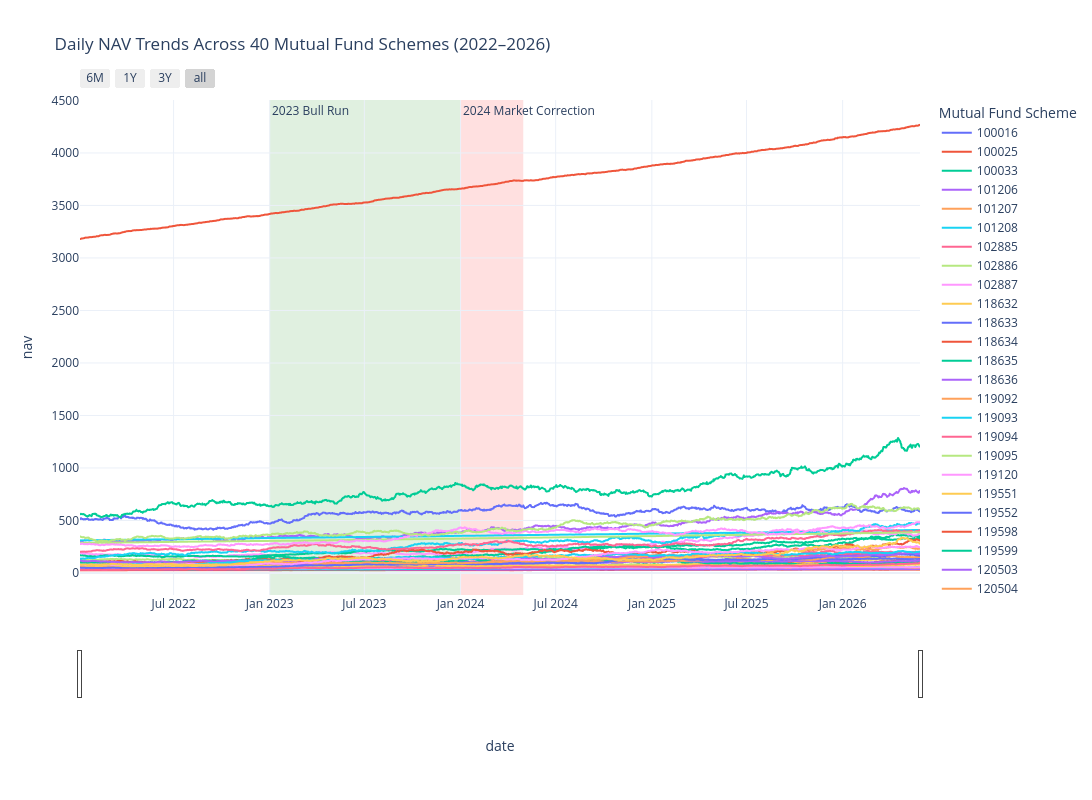

The cell this chart's notebook holds for it:
### Markdown cell above
#### NAV Trend Analysis

### Code cell
import pandas as pd
import plotly.express as px

# Loading the cleaned NAV history
nav = pd.read_csv("D:/bluestock_mf_capstone/data/processed/02_nav_history_cleaned.csv")

# Converting the date column
nav["date"] = pd.to_datetime(nav["date"])

# Filtering for 2022–2026
nav = nav[
    (nav["date"] >= "2022-01-01") &
    (nav["date"] <= "2026-12-31")
]

# Plotting NAV trends for all schemes
fig = px.line(
    nav,
    x="date",
    y="nav",
    color="amfi_code",
    title="Daily NAV Trends Across 40 Mutual Fund Schemes (2022–2026)",
    labels={
        "NAV": "Net Asset Value",
        "Date": "Date",
        "Scheme_Name": "Scheme"
    }
)

# Highlighting the 2023 Bull Run

fig.add_vrect(
    x0="2023-01-01",
    x1="2023-12-31",
    fillcolor="green",
    opacity=0.12,
    layer="below",
    line_width=0,
    annotation_text="2023 Bull Run",
    annotation_position="top left"
)


# Highlighting the  2024 Correction

fig.add_vrect(
    x0="2024-01-01",
    x1="2024-04-30",
    fillcolor="red",
    opacity=0.12,
    layer="below",
    line_width=0,
    annotation_text="2024 Market Correction",
    annotation_position="top left"
)

# Improving the Layouts
fig.update_layout(
    height=800,
    width=1400,
    hovermode="x unified",
    legend_title="Mutual Fund Scheme",
    template="plotly_white"
)

# Adding a Range Slider
fig.update_xaxes(
    rangeslider_visible=True,
    rangeselector=dict(
        buttons=[
            dict(count=6, label="6M", step="month", stepmode="backward"),
            dict(count=1, label="1Y", step="year", stepmode="backward"),
            dict(count=3, label="3Y", step="year", stepmode="backward"),
            dict(step="all")
        ]
    )
)

fig.show()

### Figure 1 — Plotly figure (JSON) as saved in the notebook; plotly's stock layout.template omitted (floating-point values rounded to 4 significant figures; data arrays with more than 128 entries replaced by an {"elided": "..."} marker saying what was removed)
{"data": [{"hovertemplate": "amfi_code=100016<br>date=%{x}<br>nav=%{y}<extra></extra>", "legendgroup": "100016", "line": {"color": "#636efa", "dash": "solid"}, "marker": {"symbol": "circle"}, "mode": "lines", "name": "100016", "showlegend": true, "type": "scattergl", "x": {"elided": "1150 str values"}, "xaxis": "x", "y": {"elided": "1150 float values"}, "yaxis": "y"}, {"hovertemplate": "amfi_code=100025<br>date=%{x}<br>nav=%{y}<extra></extra>", "legendgroup": "100025", "line": {"color": "#EF553B", "dash": "solid"}, "marker": {"symbol": "circle"}, "mode": "lines", "name": "100025", "showlegend": true, "type": "scattergl", "x": {"elided": "1150 str values"}, "xaxis": "x", "y": {"elided": "1150 float values"}, "yaxis": "y"}, {"hovertemplate": "amfi_code=100033<br>date=%{x}<br>nav=%{y}<extra></extra>", "legendgroup": "100033", "line": {"color": "#00cc96", "dash": "solid"}, "marker": {"symbol": "circle"}, "mode": "lines", "name": "100033", "showlegend": true, "type": "scattergl", "x": {"elided": "1150 str values"}, "xaxis": "x", "y": {"elided": "1150 float values"}, "yaxis": "y"}, {"hovertemplate": "amfi_code=101206<br>date=%{x}<br>nav=%{y}<extra></extra>", "legendgroup": "101206", "line": {"color": "#ab63fa", "dash": "solid"}, "marker": {"symbol": "circle"}, "mode": "lines", "name": "101206", "showlegend": true, "type": "scattergl", "x": {"elided": "1150 str values"}, "xaxis": "x", "y": {"elided": "1150 float values"}, "yaxis": "y"}, {"hovertemplate": "amfi_code=101207<br>date=%{x}<br>nav=%{y}<extra></extra>", "legendgroup": "101207", "line": {"color": "#FFA15A", "dash": "solid"}, "marker": {"symbol": "circle"}, "mode": "lines", "name": "101207", "showlegend": true, "type": "scattergl", "x": {"elided": "1150 str values"}, "xaxis": "x", "y": {"elided": "1150 float values"}, "yaxis": "y"}, {"hovertemplate": "amfi_code=101208<br>date=%{x}<br>nav=%{y}<extra></extra>", "legendgroup": "101208", "line": {"color": "#19d3f3", "dash": "solid"}, "marker": {"symbol": "circle"}, "mode": "lines", "name": "101208", "showlegend": true, "type": "scattergl", "x": {"elided": "1150 str values"}, "xaxis": "x", "y": {"elided": "1150 float values"}, "yaxis": "y"}, {"hovertemplate": "amfi_code=102885<br>date=%{x}<br>nav=%{y}<extra></extra>", "legendgroup": "102885", "line": {"color": "#FF6692", "dash": "solid"}, "marker": {"symbol": "circle"}, "mode": "lines", "name": "102885", "showlegend": true, "type": "scattergl", "x": {"elided": "1150 str values"}, "xaxis": "x", "y": {"elided": "1150 float values"}, "yaxis": "y"}, {"hovertemplate": "amfi_code=102886<br>date=%{x}<br>nav=%{y}<extra></extra>", "legendgroup": "102886", "line": {"color": "#B6E880", "dash": "solid"}, "marker": {"symbol": "circle"}, "mode": "lines", "name": "102886", "showlegend": true, "type": "scattergl", "x": {"elided": "1150 str values"}, "xaxis": "x", "y": {"elided": "1150 float values"}, "yaxis": "y"}, {"hovertemplate": "amfi_code=102887<br>date=%{x}<br>nav=%{y}<extra></extra>", "legendgroup": "102887", "line": {"color": "#FF97FF", "dash": "solid"}, "marker": {"symbol": "circle"}, "mode": "lines", "name": "102887", "showlegend": true, "type": "scattergl", "x": {"elided": "1150 str values"}, "xaxis": "x", "y": {"elided": "1150 float values"}, "yaxis": "y"}, {"hovertemplate": "amfi_code=118632<br>date=%{x}<br>nav=%{y}<extra></extra>", "legendgroup": "118632", "line": {"color": "#FECB52", "dash": "solid"}, "marker": {"symbol": "circle"}, "mode": "lines", "name": "118632", "showlegend": true, "type": "scattergl", "x": {"elided": "1150 str values"}, "xaxis": "x", "y": {"elided": "1150 float values"}, "yaxis": "y"}, {"hovertemplate": "amfi_code=118633<br>date=%{x}<br>nav=%{y}<extra></extra>", "legendgroup": "118633", "line": {"color": "#636efa", "dash": "solid"}, "marker": {"symbol": "circle"}, "mode": "lines", "name": "118633", "showlegend": true, "type": "scattergl", "x": {"elided": "1150 str values"}, "xaxis": "x", "y": {"elided": "1150 float values"}, "yaxis": "y"}, {"hovertemplate": "amfi_code=118634<br>date=%{x}<br>nav=%{y}<extra></extra>", "legendgroup": "118634", "line": {"color": "#EF553B", "dash": "solid"}, "marker": {"symbol": "circle"}, "mode": "lines", "name": "118634", "showlegend": true, "type": "scattergl", "x": {"elided": "1150 str values"}, "xaxis": "x", "y": {"elided": "1150 float values"}, "yaxis": "y"}, {"hovertemplate": "amfi_code=118635<br>date=%{x}<br>nav=%{y}<extra></extra>", "legendgroup": "118635", "line": {"color": "#00cc96", "dash": "solid"}, "marker": {"symbol": "circle"}, "mode": "lines", "name": "118635", "showlegend": true, "type": "scattergl", "x": {"elided": "1150 str values"}, "xaxis": "x", "y": {"elided": "1150 float values"}, "yaxis": "y"}, {"hovertemplate": "amfi_code=118636<br>date=%{x}<br>nav=%{y}<extra></extra>", "legendgroup": "118636", "line": {"color": "#ab63fa", "dash": "solid"}, "marker": {"symbol": "circle"}, "mode": "lines", "name": "118636", "showlegend": true, "type": "scattergl", "x": {"elided": "1150 str values"}, "xaxis": "x", "y": {"elided": "1150 float values"}, "yaxis": "y"}, {"hovertemplate": "amfi_code=119092<br>date=%{x}<br>nav=%{y}<extra></extra>", "legendgroup": "119092", "line": {"color": "#FFA15A", "dash": "solid"}, "marker": {"symbol": "circle"}, "mode": "lines", "name": "119092", "showlegend": true, "type": "scattergl", "x": {"elided": "1150 str values"}, "xaxis": "x", "y": {"elided": "1150 float values"}, "yaxis": "y"}, {"hovertemplate": "amfi_code=119093<br>date=%{x}<br>nav=%{y}<extra></extra>", "legendgroup": "119093", "line": {"color": "#19d3f3", "dash": "solid"}, "marker": {"symbol": "circle"}, "mode": "lines", "name": "119093", "showlegend": true, "type": "scattergl", "x": {"elided": "1150 str values"}, "xaxis": "x", "y": {"elided": "1150 float values"}, "yaxis": "y"}, {"hovertemplate": "amfi_code=119094<br>date=%{x}<br>nav=%{y}<extra></extra>", "legendgroup": "119094", "line": {"color": "#FF6692", "dash": "solid"}, "marker": {"symbol": "circle"}, "mode": "lines", "name": "119094", "showlegend": true, "type": "scattergl", "x": {"elided": "1150 str values"}, "xaxis": "x", "y": {"elided": "1150 float values"}, "yaxis": "y"}, {"hovertemplate": "amfi_code=119095<br>date=%{x}<br>nav=%{y}<extra></extra>", "legendgroup": "119095", "line": {"color": "#B6E880", "dash": "solid"}, "marker": {"symbol": "circle"}, "mode": "lines", "name": "119095", "showlegend": true, "type": "scattergl", "x": {"elided": "1150 str values"}, "xaxis": "x", "y": {"elided": "1150 float values"}, "yaxis": "y"}, {"hovertemplate": "amfi_code=119120<br>date=%{x}<br>nav=%{y}<extra></extra>", "legendgroup": "119120", "line": {"color": "#FF97FF", "dash": "solid"}, "marker": {"symbol": "circle"}, "mode": "lines", "name": "119120", "showlegend": true, "type": "scattergl", "x": {"elided": "1150 str values"}, "xaxis": "x", "y": {"elided": "1150 float values"}, "yaxis": "y"}, {"hovertemplate": "amfi_code=119551<br>date=%{x}<br>nav=%{y}<extra></extra>", "legendgroup": "119551", "line": {"color": "#FECB52", "dash": "solid"}, "marker": {"symbol": "circle"}, "mode": "lines", "name": "119551", "showlegend": true, "type": "scattergl", "x": {"elided": "1150 str values"}, "xaxis": "x", "y": {"elided": "1150 float values"}, "yaxis": "y"}, {"hovertemplate": "amfi_code=119552<br>date=%{x}<br>nav=%{y}<extra></extra>", "legendgroup": "119552", "line": {"color": "#636efa", "dash": "solid"}, "marker": {"symbol": "circle"}, "mode": "lines", "name": "119552", "showlegend": true, "type": "scattergl", "x": {"elided": "1150 str values"}, "xaxis": "x", "y": {"elided": "1150 float values"}, "yaxis": "y"}, {"hovertemplate": "amfi_code=119598<br>date=%{x}<br>nav=%{y}<extra></extra>", "legendgroup": "119598", "line": {"color": "#EF553B", "dash": "solid"}, "marker": {"symbol": "circle"}, "mode": "lines", "name": "119598", "showlegend": true, "type": "scattergl", "x": {"elided": "1150 str values"}, "xaxis": "x", "y": {"elided": "1150 float values"}, "yaxis": "y"}, {"hovertemplate": "amfi_code=119599<br>date=%{x}<br>nav=%{y}<extra></extra>", "legendgroup": "119599", "line": {"color": "#00cc96", "dash": "solid"}, "marker": {"symbol": "circle"}, "mode": "lines", "name": "119599", "showlegend": true, "type": "scattergl", "x": {"elided": "1150 str values"}, "xaxis": "x", "y": {"elided": "1150 float values"}, "yaxis": "y"}, {"hovertemplate": "amfi_code=120503<br>date=%{x}<br>nav=%{y}<extra></extra>", "legendgroup": "120503", "line": {"color": "#ab63fa", "dash": "solid"}, "marker": {"symbol": "circle"}, "mode": "lines", "name": "120503", "showlegend": true, "type": "scattergl", "x": {"elided": "1150 str values"}, "xaxis": "x", "y": {"elided": "1150 float values"}, "yaxis": "y"}, {"hovertemplate": "amfi_code=120504<br>date=%{x}<br>nav=%{y}<extra></extra>", "legendgroup": "120504", "line": {"color": "#FFA15A", "dash": "solid"}, "marker": {"symbol": "circle"}, "mode": "lines", "name": "120504", "showlegend": true, "type": "scattergl", "x": {"elided": "1150 str values"}, "xaxis": "x", "y": {"elided": "1150 float values"}, "yaxis": "y"}, {"hovertemplate": "amfi_code=120505<br>date=%{x}<br>nav=%{y}<extra></extra>", "legendgroup": "120505", "line": {"color": "#19d3f3", "dash": "solid"}, "marker": {"symbol": "circle"}, "mode": "lines", "name": "120505", "showlegend": true, "type": "scattergl", "x": {"elided": "1150 str values"}, "xaxis": "x", "y": {"elided": "1150 float values"}, "yaxis": "y"}, {"hovertemplate": "amfi_code=120506<br>date=%{x}<br>nav=%{y}<extra></extra>", "legendgroup": "120506", "line": {"color": "#FF6692", "dash": "solid"}, "marker": {"symbol": "circle"}, "mode": "lines", "name": "120506", "showlegend": true, "type": "scattergl", "x": {"elided": "1150 str values"}, "xaxis": "x", "y": {"elided": "1150 float values"}, "yaxis": "y"}, {"hovertemplate": "amfi_code=120507<br>date=%{x}<br>nav=%{y}<extra></extra>", "legendgroup": "120507", "line": {"color": "#B6E880", "dash": "solid"}, "marker": {"symbol": "circle"}, "mode": "lines", "name": "120507", "showlegend": true, "type": "scattergl", "x": {"elided": "1150 str values"}, "xaxis": "x", "y": {"elided": "1150 float values"}, "yaxis": "y"}, {"hovertemplate": "amfi_code=120841<br>date=%{x}<br>nav=%{y}<extra></extra>", "legendgroup": "120841", "line": {"color": "#FF97FF", "dash": "solid"}, "marker": {"symbol": "circle"}, "mode": "lines", "name": "120841", "showlegend": true, "type": "scattergl", "x": {"elided": "1150 str values"}, "xaxis": "x", "y": {"elided": "1150 float values"}, "yaxis": "y"}, {"hovertemplate": "amfi_code=120842<br>date=%{x}<br>nav=%{y}<extra></extra>", "legendgroup": "120842", "line": {"color": "#FECB52", "dash": "solid"}, "marker": {"symbol": "circle"}, "mode": "lines", "name": "120842", "showlegend": true, "type": "scattergl", "x": {"elided": "1150 str values"}, "xaxis": "x", "y": {"elided": "1150 float values"}, "yaxis": "y"}, {"hovertemplate": "amfi_code=120843<br>date=%{x}<br>nav=%{y}<extra></extra>", "legendgroup": "120843", "line": {"color": "#636efa", "dash": "solid"}, "marker": {"symbol": "circle"}, "mode": "lines", "name": "120843", "showlegend": true, "type": "scattergl", "x": {"elided": "1150 str values"}, "xaxis": "x", "y": {"elided": "1150 float values"}, "yaxis": "y"}, {"hovertemplate": "amfi_code=120844<br>date=%{x}<br>nav=%{y}<extra></extra>", "legendgroup": "120844", "line": {"color": "#EF553B", "dash": "solid"}, "marker": {"symbol": "circle"}, "mode": "lines", "name": "120844", "showlegend": true, "type": "scattergl", "x": {"elided": "1150 str values"}, "xaxis": "x", "y": {"elided": "1150 float values"}, "yaxis": "y"}, {"hovertemplate": "amfi_code=125497<br>date=%{x}<br>nav=%{y}<extra></extra>", "legendgroup": "125497", "line": {"color": "#00cc96", "dash": "solid"}, "marker": {"symbol": "circle"}, "mode": "lines", "name": "125497", "showlegend": true, "type": "scattergl", "x": {"elided": "1150 str values"}, "xaxis": "x", "y": {"elided": "1150 float values"}, "yaxis": "y"}, {"hovertemplate": "amfi_code=125498<br>date=%{x}<br>nav=%{y}<extra></extra>", "legendgroup": "125498", "line": {"color": "#ab63fa", "dash": "solid"}, "marker": {"symbol": "circle"}, "mode": "lines", "name": "125498", "showlegend": true, "type": "scattergl", "x": {"elided": "1150 str values"}, "xaxis": "x", "y": {"elided": "1150 float values"}, "yaxis": "y"}, {"hovertemplate": "amfi_code=148567<br>date=%{x}<br>nav=%{y}<extra></extra>", "legendgroup": "148567", "line": {"color": "#FFA15A", "dash": "solid"}, "marker": {"symbol": "circle"}, "mode": "lines", "name": "148567", "showlegend": true, "type": "scattergl", "x": {"elided": "1150 str values"}, "xaxis": "x", "y": {"elided": "1150 float values"}, "yaxis": "y"}, {"hovertemplate": "amfi_code=148568<br>date=%{x}<br>nav=%{y}<extra></extra>", "legendgroup": "148568", "line": {"color": "#19d3f3", "dash": "solid"}, "marker": {"symbol": "circle"}, "mode": "lines", "name": "148568", "showlegend": true, "type": "scattergl", "x": {"elided": "1150 str values"}, "xaxis": "x", "y": {"elided": "1150 float values"}, "yaxis": "y"}, {"hovertemplate": "amfi_code=148569<br>date=%{x}<br>nav=%{y}<extra></extra>", "legendgroup": "148569", "line": {"color": "#FF6692", "dash": "solid"}, "marker": {"symbol": "circle"}, "mode": "lines", "name": "148569", "showlegend": true, "type": "scattergl", "x": {"elided": "1150 str values"}, "xaxis": "x", "y": {"elided": "1150 float values"}, "yaxis": "y"}, {"hovertemplate": "amfi_code=149322<br>date=%{x}<br>nav=%{y}<extra></extra>", "legendgroup": "149322", "line": {"color": "#B6E880", "dash": "solid"}, "marker": {"symbol": "circle"}, "mode": "lines", "name": "149322", "showlegend": true, "type": "scattergl", "x": {"elided": "1150 str values"}, "xaxis": "x", "y": {"elided": "1150 float values"}, "yaxis": "y"}, {"hovertemplate": "amfi_code=149323<br>date=%{x}<br>nav=%{y}<extra></extra>", "legendgroup": "149323", "line": {"color": "#FF97FF", "dash": "solid"}, "marker": {"symbol": "circle"}, "mode": "lines", "name": "149323", "showlegend": true, "type": "scattergl", "x": {"elided": "1150 str values"}, "xaxis": "x", "y": {"elided": "1150 float values"}, "yaxis": "y"}, {"hovertemplate": "amfi_code=149324<br>date=%{x}<br>nav=%{y}<extra></extra>", "legendgroup": "149324", "line": {"color": "#FECB52", "dash": "solid"}, "marker": {"symbol": "circle"}, "mode": "lines", "name": "149324", "showlegend": true, "type": "scattergl", "x": {"elided": "1150 str values"}, "xaxis": "x", "y": {"elided": "1150 float values"}, "yaxis": "y"}], "layout": {"annotations": [{"showarrow": false, "text": "2023 Bull Run", "x": "2023-01-01", "xanchor": "left", "xref": "x", "y": 1, "yanchor": "top", "yref": "y domain"}, {"showarrow": false, "text": "2024 Market Correction", "x": "2024-01-01", "xanchor": "left", "xref": "x", "y": 1, "yanchor": "top", "yref": "y domain"}], "height": 800, "hovermode": "x unified", "legend": {"title": {"text": "Mutual Fund Scheme"}, "tracegroupgap": 0}, "shapes": [{"fillcolor": "green", "layer": "below", "line": {"width": 0}, "opacity": 0.12, "type": "rect", "x0": "2023-01-01", "x1": "2023-12-31", "xref": "x", "y0": 0, "y1": 1, "yref": "y domain"}, {"fillcolor": "red", "layer": "below", "line": {"width": 0}, "opacity": 0.12, "type": "rect", "x0": "2024-01-01", "x1": "2024-04-30", "xref": "x", "y0": 0, "y1": 1, "yref": "y domain"}], "title": {"text": "Daily NAV Trends Across 40 Mutual Fund Schemes (2022–2026)"}, "width": 1400, "xaxis": {"anchor": "y", "domain": [0, 1], "rangeselector": {"buttons": [{"count": 6, "label": "6M", "step": "month", "stepmode": "backward"}, {"count": 1, "label": "1Y", "step": "year", "stepmode": "backward"}, {"count": 3, "label": "3Y", "step": "year", "stepmode": "backward"}, {"step": "all"}]}, "rangeslider": {"visible": true}, "title": {"text": "date"}}, "yaxis": {"anchor": "x", "domain": [0, 1], "title": {"text": "nav"}}}}
